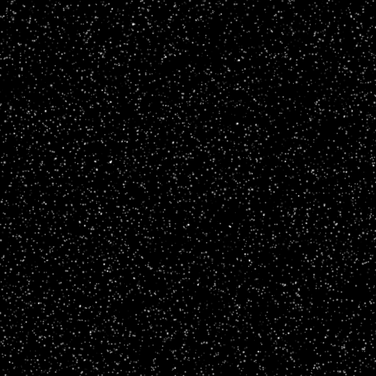
#> input picture pictures/B005_1.tif, 376 x 376 px, shrunk from 512 x 512 before the run, found by its file name
$ python piv.py
#> lines starting #> are read from the running program, lines starting #| are printed output that depends on the picture
# -*- coding: utf-8 -*-
from matplotlib.pyplot import *
import numpy as np
from scipy import signal
import os

def loaddata(file1, file2):

#> called with file1 = 'B005_1.tif', file2 = 'B005_2.tif'
    img1 = imread(os.path.realpath(file1))
#> img1 is the input picture: shape (376, 376, 3); min 0, max 251, mean 7.1
    img2 = imread(os.path.realpath(file2))
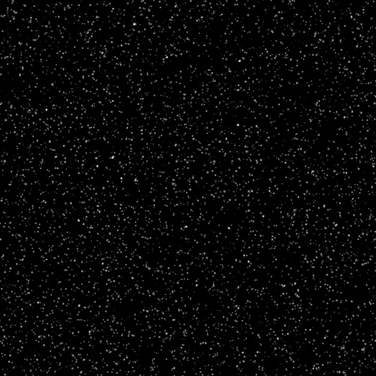
#> input picture pictures/B005_2.tif, 376 x 376 px, shrunk from 512 x 512 before the run, found by its file name
#> img2 is the input picture: shape (376, 376, 3); min 0, max 255, mean 7.1

    if img1.shape != img2.shape:
        raise ValueError('Dimensions of input images do not match!')

    if img1.ndim > 2:
        img1 = np.average(img1, axis=2)
#> img1: shape (376, 376) float64
        img2 = np.average(img2, axis=2)
#> img2: shape (376, 376) float64
    return img1, img2

x, y = loaddata('B005_1.tif', 'B005_2.tif')
imshow(x)

def piv(file1, file2, siw=20, ssw=None):
    #Init
    if np.size(ssw) < np.size(siw):
        raise ValueError('size_search_window zu klein')

    if ssw is None:
        ssw = siw

    #Load Images
    img1, img2 = loaddata(file1, file2)
#> call 2 of loaddata, with file1 = 'A001_1.tif', file2 = 'A001_2.tif'
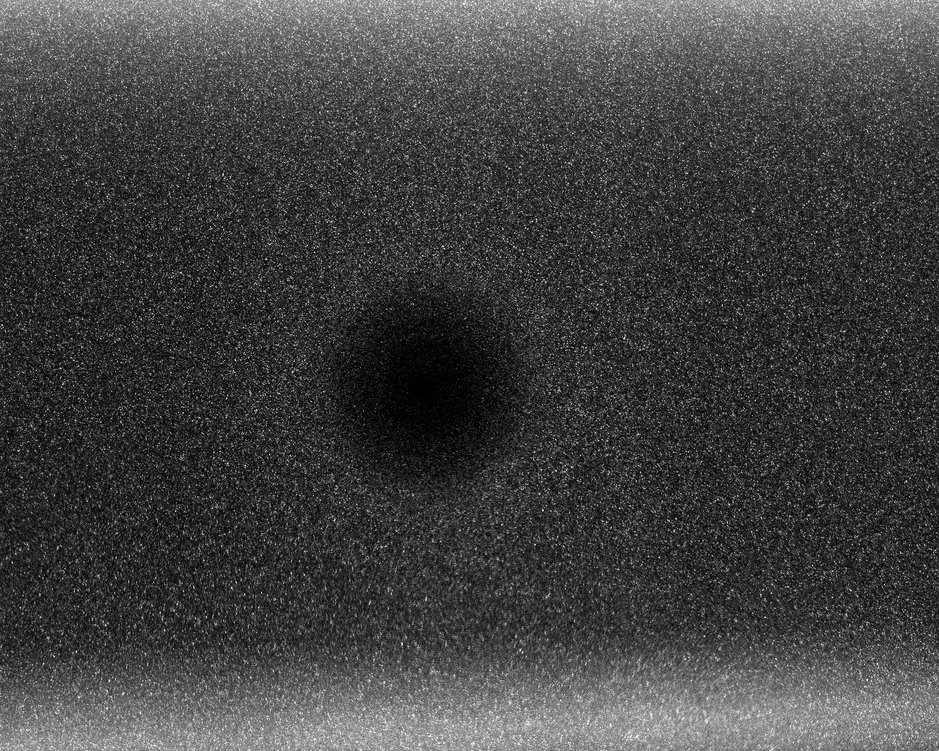
#> input picture pictures/A001_1.tif, 939 x 751 px, shrunk from 1280 x 1024 before the run, found by its file name
#> in loaddata, img1 is the input picture: shape (751, 939); min 0, max 255, mean 66
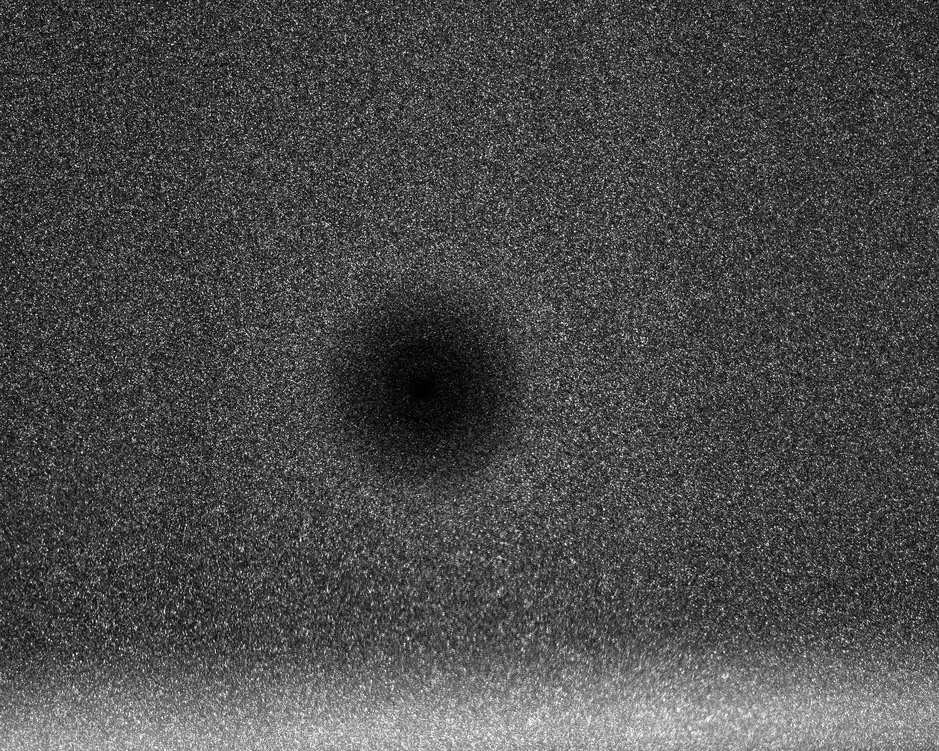
#> input picture pictures/A001_2.tif, 939 x 751 px, shrunk from 1280 x 1024 before the run, found by its file name
#> in loaddata, img2 is the input picture: shape (751, 939); min 0, max 255, mean 74.9
    sim1 = np.shape(img1) #size img
#> sim1 = (751, 939)

    #Grid with x and y vectors, x and y contain centers of each window
    x = np.arange(ssw//2, sim1[1], siw)
#> x = 47 values from 15 to 935
    y = np.arange(ssw//2, sim1[0], siw)
#> y = 37 values from 15 to 735
    X, Y = np.meshgrid(x, y)

    #Plot Grid
    #figure(3, figsize=(20,20))
    #plot(X, Y, marker='.', color='k', linestyle='none')
    #axis('equal')

    u = np.zeros((len(y), len(x)))
    v = np.zeros((len(y), len(x)))
    border_diffy = sim1[0] - y[-1]
#> border_diffy = 16
    border_diffx = sim1[1] - x[-1]
#> border_diffx = 4

    #Check border overflowing
    if border_diffy < ssw//2 and border_diffy != 0:
        img1 = np.pad(img1, ((0, 0),(0, ssw//2 - border_diffy)))
    if border_diffx < ssw//2 and border_diffx != 0:
        img1 = np.pad(img1, ((0, ssw//2 - border_diffx),(0, 0)))
#> img1: shape (762, 939)

    for n,i in enumerate(x):
        for m,j in enumerate(y):

        #Window definition
            interr_window = np.array(img1[j-siw//2:j+siw//2, i-siw//2:i+siw//2])
            search_window = np.array(img2[j-ssw//2:j+ssw//2, i-ssw//2:i+ssw//2])

        #get correlation and index of spike
            interr_window = interr_window - np.mean(interr_window)
            search_window = search_window - np.mean(search_window)
            corr = signal.correlate2d(search_window, interr_window, mode='full')
            ind = np.unravel_index(corr.argmax(), corr.shape)

        #define u and v
            u[m, n] = ind[1] - ((ssw + siw)//2-1)
            v[m, n] = ind[0] - ((ssw + siw)//2-1)
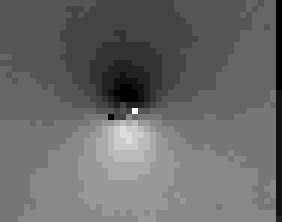
#> u: shape (37, 47) float64 (shown 6 times larger); min -7, max 8, mean -0.805; drawn with min black and max white
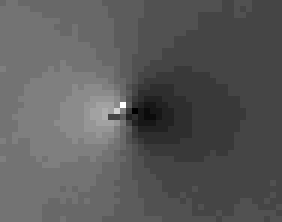
#> v: shape (37, 47) float64 (shown 6 times larger); min -8, max 14, mean -0.187; drawn with min black and max white


    return X,Y,u,v

#"B005_1.tif", "B005_2.tif", "B_010.TIF","B_014.TIF" , "B038a.bmp", "B038b.bmp", "A001_1.tif", "A001_2.tif", 'A045a.tif', 'A045b.tif'

file1, file2 = "A001_1.tif", "A001_2.tif"
X, Y, U, V = piv(file1, file2, ssw=30)
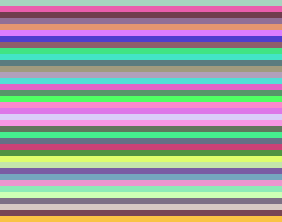
#> Y: shape (37, 47) int64 (shown 6 times larger); 37 distinct labels, from 15 to 735; one colour per label, 0 black
M = np.sqrt(pow(U, 2) + pow(V, 2))
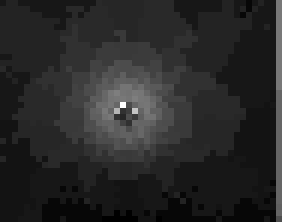
#> M: shape (37, 47) float64 (shown 6 times larger); min 1, max 14.32, mean 3.12; drawn with min black and max white

# [15 lines of commented-out code are left out]
